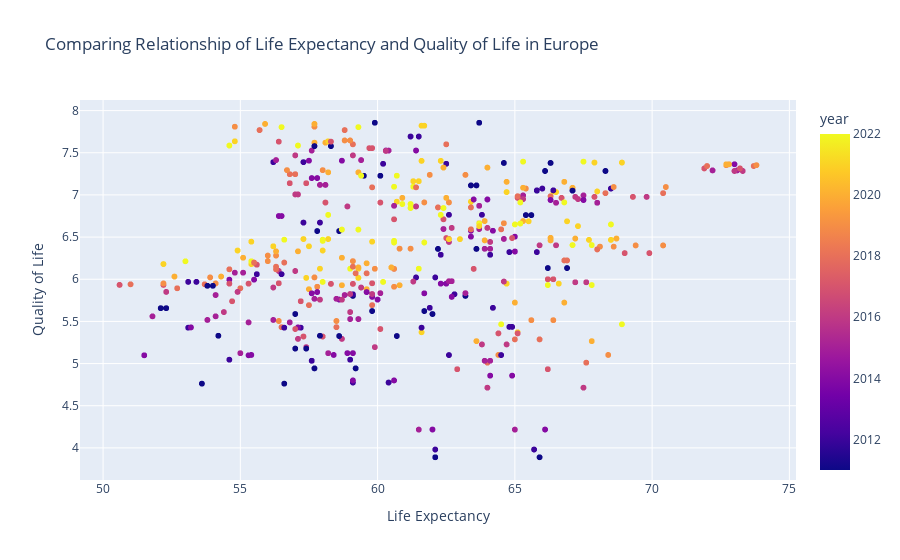

Notebook cell for this chart:
### Markdown cell above
# Plotting
Here, I want to plot quality of life against all other factors to see if there is any direct relationship between them that is immediately visible.

### Code cell
fig = px.scatter(
    combined,
    x='healthcare',
    y='qol',
    color='year',
    opacity=0.5,
    labels={'healthcare': 'Life Expectancy', 'qol': 'Quality of Life'},
    title='Comparing Relationship of Life Expectancy and Quality of Life in Europe',
    hover_data=['country', 'year', 'sex']
)

fig.show()

### Figure 1 — Plotly figure (JSON) as saved in the notebook; plotly's stock layout.template omitted (floating-point values rounded to 4 significant figures; data arrays with more than 128 entries replaced by an {"elided": "..."} marker saying what was removed)
{"data": [{"customdata": {"elided": "4760x3 mixed values"}, "hovertemplate": "Life Expectancy=%{x}<br>Quality of Life=%{y}<br>country=%{customdata[0]}<br>year=%{marker.color}<br>sex=%{customdata[2]}<extra></extra>", "legendgroup": "", "marker": {"color": {"elided": "4760 int values"}, "coloraxis": "coloraxis", "opacity": 0.5, "symbol": "circle"}, "mode": "markers", "name": "", "showlegend": false, "type": "scattergl", "x": {"elided": "4760 float values"}, "xaxis": "x", "y": {"elided": "4760 float values"}, "yaxis": "y"}], "layout": {"coloraxis": {"colorbar": {"title": {"text": "year"}}, "colorscale": [[0, "#0d0887"], [0.1111, "#46039f"], [0.2222, "#7201a8"], [0.3333, "#9c179e"], [0.4444, "#bd3786"], [0.5556, "#d8576b"], [0.6667, "#ed7953"], [0.7778, "#fb9f3a"], [0.8889, "#fdca26"], [1, "#f0f921"]]}, "legend": {"tracegroupgap": 0}, "title": {"text": "Comparing Relationship of Life Expectancy and Quality of Life in Europe"}, "xaxis": {"anchor": "y", "domain": [0, 1], "title": {"text": "Life Expectancy"}}, "yaxis": {"anchor": "x", "domain": [0, 1], "title": {"text": "Quality of Life"}}}}
